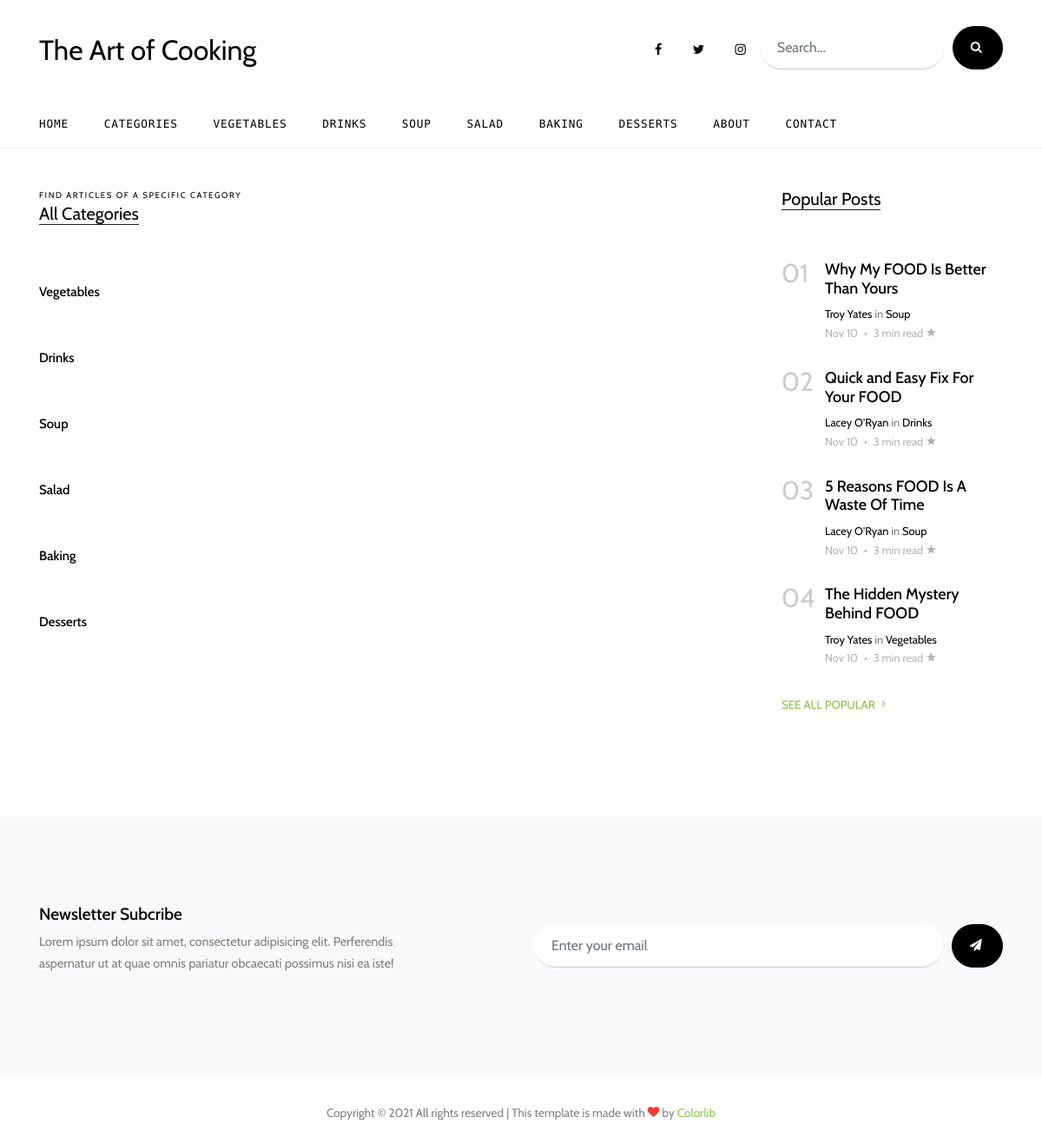
Page /categories/ on the committed database.
### blog/models.py (models this page shows, shortened)
class Category(models.Model):
    name = models.CharField(max_length=150)
    summary = models.TextField()
    slug = models.SlugField(unique=True)
    timestamp = models.DateTimeField(auto_now=False, auto_now_add=True)
    is_featured = models.BooleanField(default=False)
    class Meta:
        verbose_name_plural = "categories"
    def __str__(self):
        return self.name
    def get_absolute_url(self):
        return reverse("blog:category_detail", kwargs={"slug": self.slug})

class Article(models.Model):
    author = models.ForeignKey("Author", on_delete=models.DO_NOTHING)
    title = models.CharField(max_length=250)
    body = models.TextField()
    image = models.ImageField(upload_to="image/%y/%m/%d/", height_field="height_field", width_field="width_field", blank=True)
    height_field = models.IntegerField(default=0)
    width_field = models.IntegerField(default=0)
    slug = models.SlugField(unique=True)
    category = models.ForeignKey("Category", on_delete=models.DO_NOTHING)
    tag = models.ManyToManyField("Tag", blank=True)
    view_count= models.IntegerField(default=0)
    timestamp = models.DateTimeField(auto_now=False, auto_now_add=True)
    updated = models.DateTimeField(auto_now=True, auto_now_add=False)
    is_published = models.BooleanField(default=True)
    is_trending = models.BooleanField(default=False)
    is_editors_pick = models.BooleanField(default=False)
    is_featured = models.BooleanField(default=False)
    def get_absolute_url(self):
        return reverse("blog:article_detail", kwargs={"slug": self.slug})

class Author(models.Model):
    name = models.CharField(max_length=150)
    summary = models.TextField()
    date_joined = models.DateTimeField(auto_now=False, auto_now_add=True)
    image = models.ImageField(upload_to="image/%y/%m/%d/", blank=True)
    is_featured = models.BooleanField(default=False)
    def __str__(self):
        return self.name

### blog/views.py (the view)
# urls.py: path("categories/", views.CategoryListView.as_view(), name="category_list"),
class CategoryListView(ListView):
    model = Category
    paginate_by = 20
    template_name = "blog/category_list.html"
    def get_context_data(self, **kwargs):
        queryset = Article.objects.order_by("-timestamp")
        queryset_popular = Article.objects.order_by("-view_count")
        cat_query = Category.objects.all()
        context = super().get_context_data(**kwargs)
        context["popular_articles"] = queryset_popular[:4]
        context["categories"] = cat_query
        return context

### blog/templates/blog/category_list.html (shortened to what this page needs)
{% extends 'base.html' %}
{% load static %}
{% block content %}
    <div class="site-section">
        <div class="container">
            <div class="row">
                <div class="col-lg-9">
                    <div class="section-title">
                        <span class="caption d-block small">Find articles of a specific category</span>
                        <h2>All Categories</h2>
                    </div>
                    {% for category in object_list %}
                        <div class="post-entry-2 d-flex">
                            <div class="contents order-md-1 pl-0">
                                <h2><a href="{{category.get_absolute_url}}">{{category}}</a></h2>
                            </div>
                        </div>
                    {% endfor %}
                </div>
                <div class="col-lg-3">
                    <div class="section-title">
                        <h2>Popular Posts</h2>
                    </div>
                    {% if popular_articles %}
                    {% for article in popular_articles %}
                    <div class="trend-entry d-flex">
                        <div class="number align-self-start">0{{forloop.counter}}</div>
                        <div class="trend-contents">
                            <h2><a href="{{article.get_absolute_url}}">{{article.title}}</a></h2>
                            <div class="post-meta">
                                <span class="d-block"><a href="#">{{article.author}}</a> in <a href="#">{{article.category}}</a></span>
                                <span class="date-read">{{article.timestamp|date:"M d"}} <span class="mx-1">&bullet;</span> 3 min read
                                    <span class="icon-star2"></span></span>
                            </div>
                        </div>
                    </div>
                    {% endfor %}
                    <p><a href="{% url 'blog:filtered_article' 'popular' %}" class="more">See All Popular <span class="icon-keyboard_arrow_right"></span></a></p>
                    {% else %}
                    <div class="trend-entry d-flex">
                        <div class="trend-contents">
                            <h2>There are no articles at this time. Please check back later</h2>
                        </div>
                    </div>
                    {% endif %}
                </div>
            </div>
        </div>
    </div>
{% endblock content %}

### blog/templates/includes/navbar.html (shortened to what this page needs)
<div class="header-top">
    <div class="container">
        <div class="row align-items-center">
            <div class="col-12 col-lg-6 d-flex">
                <a href="{% url 'blog:home' %}" class="site-logo">
                    The Art of Cooking
                </a>
            </div>
            <div class="col-12 col-lg-6 ml-auto d-flex">
                <div class="ml-md-auto top-social d-none d-lg-inline-block">
                    <a href="#" class="d-inline-block p-3"><span class="icon-facebook"></span></a>
                    <a href="#" class="d-inline-block p-3"><span class="icon-twitter"></span></a>
                    <a href="#" class="d-inline-block p-3"><span class="icon-instagram"></span></a>
                </div>
                <form action="{% url 'blog:search' %}" class="search-form d-inline-block">
                    <div class="d-flex">
                        <input type="search" name="q" class="form-control" placeholder="Search...">
                        <button type="submit" class="btn btn-secondary"><span class="icon-search"></span></button>
                    </div>
                </form>
            </div>
        </div>
    </div>
    <div class="site-navbar py-2 js-sticky-header site-navbar-target d-none pl-0 d-lg-block" role="banner">
        <div class="container">
            <div class="d-flex align-items-center">
                <div class="mr-auto">
                    <nav class="site-navigation position-relative text-right" role="navigation">
                        <ul class="site-menu main-menu js-clone-nav mr-auto d-none pl-0 d-lg-block">
                            <li
                                 >
                                <a href="{% url 'blog:home' %}" class="nav-link text-left">Home</a>
                            </li>
                            <li
                                >
                                <a href="{% url 'blog:category_list' %}" class="nav-link text-left">Categories</a>
                            </li>
                            {% for category in categories %}
                                <li
                                    >
                                    <a href="{{category.get_absolute_url}}" class="nav-link text-left">{{category.name}}</a>
                                </li>
                            {% endfor %}
                            <li
                                >
                            <a href="{% url 'blog:about' %}" class="nav-link text-left">About</a></li>
                            <li
                                >
                            <a href="{% url 'blog:contact' %}" class="nav-link text-left">Contact</a></li>
                        </ul>
                    </nav>
                </div>
            </div>
        </div>
    </div>
</div>

### blog/static/css/style.css (style rules this page uses)
html { overflow-x: hidden; }
body { line-height: 1.7; color: gray; font-weight: 300; font-size: .9rem; }
a { -webkit-transition: .3s all ease; -o-transition: .3s all ease; transition: .3s all ease; }
h1, h2, h3, h4, h5, .h1, .h2, .h3, .h4, .h5 { font-family: "Cabin", -apple-system, BlinkMacSystemFont, "Segoe UI", Roboto, "Helvetica Neue", Arial, sans-serif, "Apple Color Emoji", "Segoe UI Emoji", "Segoe UI Symbol", "Noto Color Emoji"; }
.site-section { padding: 2.5em 0; }
@media (min-width: 768px) { .site-section { padding: 7em 0; } }
.site-logo { font-size: 2rem; color: #000; }
.site-navbar { margin-bottom: 0px; z-index: 1999; width: 100%; background: #fff; font-family: "B612 Mono", monospace; }
.site-navbar .site-navigation .site-menu { margin-left: 0; padding-left: 0; margin-bottom: 0; }
.site-navbar .site-navigation .site-menu a { text-decoration: none !important; display: inline-block; }
.site-navbar .site-navigation .site-menu > li { display: inline-block; }
.site-navbar .site-navigation .site-menu > li:first-child > a { padding-left: 0; }
.site-navbar .site-navigation .site-menu > li > a { text-transform: uppercase; font-size: .8rem; letter-spacing: .05rem; font-weight: 400; display: inline-block; text-decoration: none !important; color: #000; }
.site-mobile-menu .site-nav-wrap { padding: 0; margin: 0; list-style: none; position: relative; }
.site-mobile-menu .site-nav-wrap a { padding: 10px 20px; display: block; position: relative; color: #212529; }
.site-mobile-menu .site-nav-wrap li { position: relative; display: block; }
.site-mobile-menu .site-nav-wrap > li { display: block; position: relative; float: left; width: 100%; }
.site-mobile-menu .site-nav-wrap > li > a { padding-left: 20px; font-size: 20px; }
.sticky-wrapper .site-navbar { -webkit-transition: .3s all ease; -o-transition: .3s all ease; transition: .3s all ease; border-bottom: 1px solid #efefef; }
.sticky-wrapper .site-navbar .site-menu > li { display: inline-block; }
.header-top > .container { padding-top: 30px; padding-bottom: 30px; }
.section-title { color: #000; margin-bottom: 50px; }
.section-title h2 { font-size: 20px; font-weight: 400; border-bottom: 1px solid #222; position: relative; display: inline-block; }
.section-title h2:before { position: absolute; content: ""; height: 1px; background: #777; }
.btn { text-transform: uppercase; font-size: 14px; letter-spacing: .2rem; font-family: "Cabin", -apple-system, BlinkMacSystemFont, "Segoe UI", Roboto, "Helvetica Neue", Arial, sans-serif, "Apple Color Emoji", "Segoe UI Emoji", "Segoe UI Symbol", "Noto Color Emoji"; }
.post-meta { font-size: .8rem; }
.post-meta a { color: #000; }
.date-read { color: #b4b4b4; }
.post-entry-1, .post-entry-2 { font-size: .9rem; margin-bottom: 30px; }
.post-entry-1 h2, .post-entry-2 h2 { font-size: 20px; }
.post-entry-1 h2 a, .post-entry-2 h2 a { color: #000; }
.post-entry-2 { font-size: .9rem; }
.post-entry-2 .contents { width: 70%; padding: 10px 20px; }
.post-entry-2 .contents h2 { font-size: 15px; }
.trend-entry { margin-bottom: 30px; }
.trend-entry .number { -webkit-box-flex: 0; -ms-flex: 0 0 50px; flex: 0 0 50px; font-size: 30px; line-height: 1; color: #ccc; }
.trend-entry .trend-contents h2 { font-size: 18px; }
.trend-entry .trend-contents h2 a { color: #000; }
.caption { font-size: .9rem; text-transform: uppercase; letter-spacing: .1rem; }
.caption.small { font-size: .6rem; }
.more { color: #8bc34a; text-transform: uppercase; font-size: .83rem; }
.form-control { margin-right: 10px; height: 50px; padding-left: 20px; padding-right: 20px; border-radius: 30px; border: none; background: #fff; border-bottom: 1px solid transparent; border-bottom: 1px solid #ccc; }
.btn { border-radius: 30px; background: #000; padding-left: 20px; padding-right: 20px; border-color: #000; color: #fff; }
.search-form .form-control { margin-right: 10px; height: 50px; padding-left: 20px; padding-right: 20px; border-radius: 30px; border: none; background: #fff; border-bottom: 1px solid transparent; border-bottom: 1px solid #ccc; }
.search-form .btn { border-radius: 30px; background: #000; padding-left: 20px; padding-right: 20px; border-color: #000; }
.top-social a { color: #000; }

### rows in the picture
Category: name "VEGETABLES", name "Vegetables"
Category: name "DRINKS", name "Drinks"
Category: name "SOUP", name "Soup"
Category: name "SALAD", name "Salad"
Category: name "BAKING", name "Baking"
Category: name "DESSERTS", name "Desserts"
Article: title "Why My FOOD Is Better Than Yours", author "Troy Yates", category "Soup", timestamp "Nov 10"
Article: title "Quick and Easy Fix For Your FOOD", author "Lacey O'Ryan", category "Drinks", timestamp "Nov 10"
Article: title "5 Reasons FOOD Is A Waste Of Time", author "Lacey O'Ryan", category "Soup", timestamp "Nov 10"
Article: title "The Hidden Mystery Behind FOOD", author "Troy Yates", category "Vegetables", timestamp "Nov 10"
